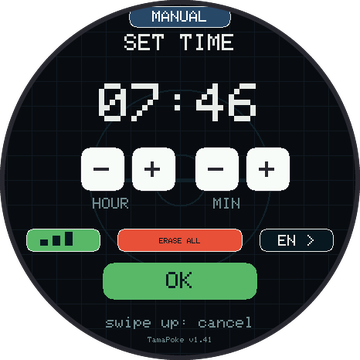
#> input picture docs/manual/img/en_ajustes.png, 360 x 360 px
$ python -i manual_fotos.py   (imports and definitions only)
#> lines starting #> are read from the running program, lines starting #| are printed output that depends on the picture; after the words box and inside, x2 and y2 are one past the last pixel; in counts of white or black regions, pixels touching at a corner belong together
"""Converte as fotos do simulador (prev_man_*.ppm, tiradas pelo teste
fotos_manual de test_ui.cpp) em PNG redondos para docs/manual/img/.

A tela e um AMOLED redondo de 466x466: o canto fora do circulo nao existe
na placa, entao vira transparente, com uma borda fina como a da caixa.

Uso: python tools/manual_fotos.py [--src _claude_scratch] [--dst docs/manual/img]
"""
import argparse
import glob
import os

from PIL import Image, ImageDraw

RAIZ = os.path.dirname(os.path.dirname(os.path.abspath(__file__)))


def redonda(src, dst, lado=360):
#> called with src = '../docs/manual/img/en_ajustes.png', dst = 'out.png', lado = 360
    im = Image.open(src).convert("RGBA")
#> im is the input picture: PIL image 360x360 RGBA; mean R, G, B, A 36.4, 41.9, 40.4, 200.6
    w, h = im.size
#> w = 360; h = 360
    esc = 4  # mascara supersampleada: borda lisa
    m = Image.new("L", (w * esc, h * esc), 0)
#> m: PIL image 1440x1440 L; every value is 0
    ImageDraw.Draw(m).ellipse((0, 0, w * esc - 1, h * esc - 1), fill=255)
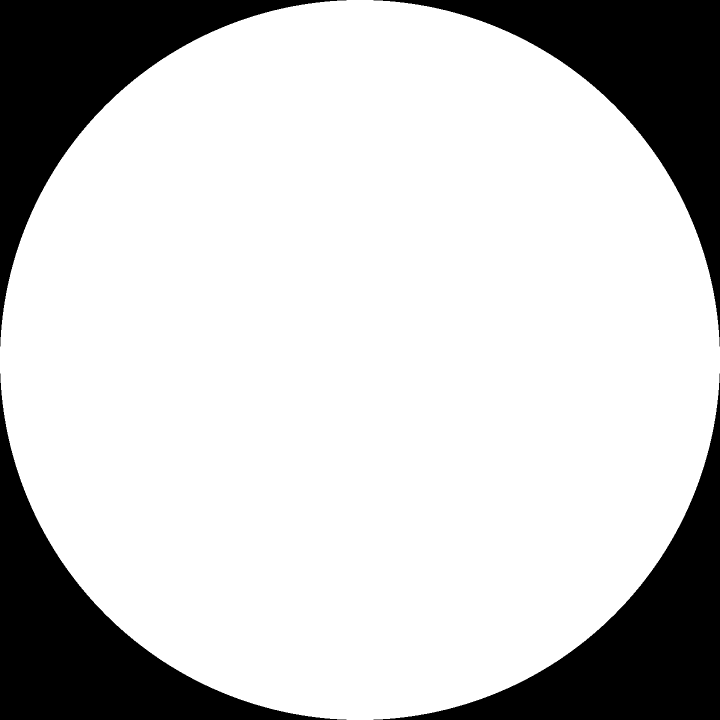
#> m: PIL image 1440x1440 L (shown at 1/2 size); 78.5% white; 4 black regions, box (x1, y1, x2, y2) and area: (0, 0, 693, 693) 111305, (747, 0, 1440, 693) 111305, (0, 747, 693, 1440) 111305, (747, 747, 1440, 1440) 111305
    im.putalpha(m.resize((w, h), Image.LANCZOS))
    # aro escuro de 6 px, como a moldura da Poke Ball
    aro = Image.new("RGBA", (w * esc, h * esc), (0, 0, 0, 0))
#> aro: PIL image 1440x1440 RGBA; every value is 0
    ImageDraw.Draw(aro).ellipse((0, 0, w * esc - 1, h * esc - 1),
                                outline=(40, 40, 48, 255), width=6 * esc)
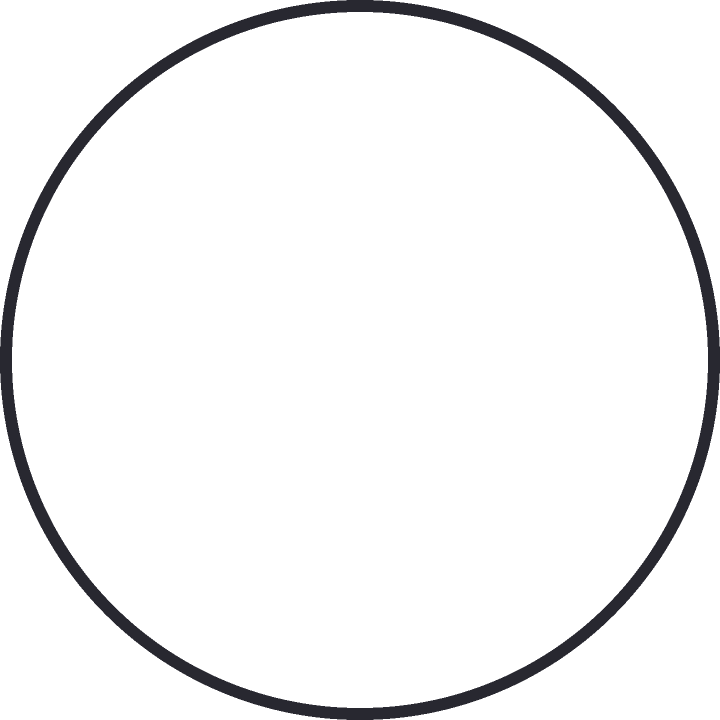
#> aro: PIL image 1440x1440 RGBA (shown at 1/2 size); mean R, G, B, A 2.1, 2.1, 2.5, 13.1; transparent parts drawn white
    im = Image.alpha_composite(im, aro.resize((w, h), Image.LANCZOS))
    im = im.resize((lado, lado), Image.LANCZOS)
    im.save(dst, optimize=True)


def main():
    ap = argparse.ArgumentParser()
    ap.add_argument("--src", default=os.path.join(RAIZ, "_claude_scratch"))
    ap.add_argument("--dst", default=os.path.join(RAIZ, "docs", "manual", "img"))
    a = ap.parse_args()
    os.makedirs(a.dst, exist_ok=True)
    n = 0
    for p in sorted(glob.glob(os.path.join(a.src, "prev_man_*.ppm"))):
        nome = os.path.basename(p)[len("prev_man_"):-4] + ".png"
        redonda(p, os.path.join(a.dst, nome))
        n += 1
    print(n, "fotos em", a.dst)


# [2 lines not run here, left out]

>>> result = redonda('../docs/manual/img/en_ajustes.png', 'out.png')
